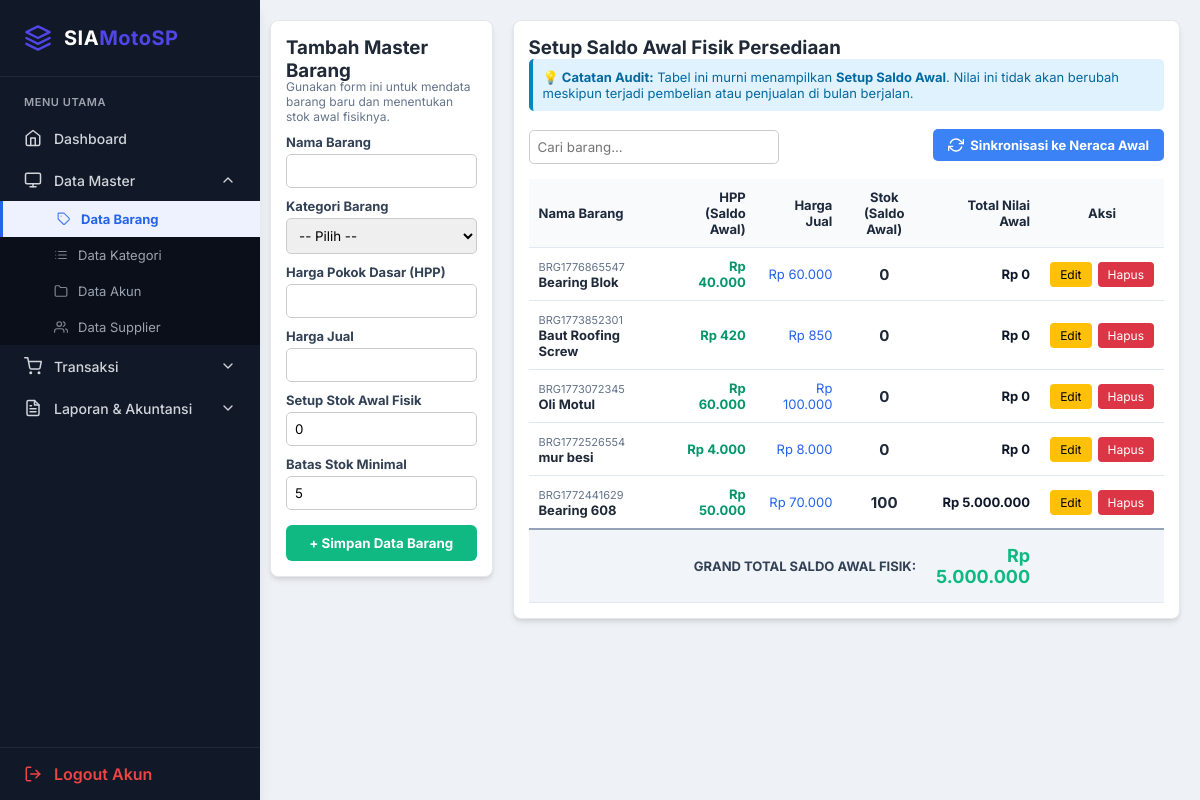
The page /data_barang.php (signed in) on the database its author committed.
### tables this page shows
CREATE TABLE `tb_barang` (
  `id` int NOT NULL,
  `kode_barang` varchar(20) DEFAULT NULL,
  `nama_barang` varchar(100) DEFAULT NULL,
  `id_kategori` int DEFAULT NULL,
  `harga_beli` decimal(15,2) DEFAULT NULL,
  `harga_jual` decimal(15,2) DEFAULT NULL,
  `stok` int DEFAULT '0',
  `harga_pokok` double NOT NULL DEFAULT '0',
  `stok_minimal` int DEFAULT '5',
  `stok_awal` int NOT NULL DEFAULT '0',
  `hpp_awal` int NOT NULL DEFAULT '0'
);

### data_barang.php (the view, shortened to what this page needs)
<?php
include "config/db.php";
$qBarang = mysqli_query($conn, "
    SELECT
        b.id,
        b.kode_barang,
        b.nama_barang,
        b.harga_jual,
        b.stok_awal,
        b.hpp_awal,
        k.nama_kategori
    FROM tb_barang b
    LEFT JOIN tb_kategori k ON b.id_kategori = k.id
    ORDER BY b.id DESC
");
$grand_total_saldo = 0;
?>
<!DOCTYPE html>
<html>
<head>
<link rel="stylesheet" href="inc/style.css">
</head>
<body>
<?php include "sidebar.php"; ?>
<div class="content">
<div class="row">
    <div class="col-3">
        <div class="card">
            <h3>Tambah Master Barang</h3>
            <p style="font-size: 12px; color: #64748b; margin-top:-3px;">Gunakan form ini untuk mendata barang baru dan menentukan stok awal fisiknya.</p>
            <form method="POST" action="barang_simpan.php">
                <label>Nama Barang</label>
                <input type="text" name="nama_barang" required>
                <label>Kategori Barang</label>
                <select name="id_kategori" required>
                    <option value="">-- Pilih --</option>
                </select>
                <label>Harga Pokok Dasar (HPP)</label>
                <input type="number" name="harga_beli" required title="Harga modal dasar per satuan">
                <label>Harga Jual</label>
                <input type="number" name="harga_jual" required>
                <label>Setup Stok Awal Fisik</label>
                <input type="number" name="stok" value="0">
                <label>Batas Stok Minimal</label>
                <input type="number" name="stok_minimal" value="5" required>
                <button type="submit">+ Simpan Data Barang</button>
            </form>
        </div>
    </div>
    <div class="col-9">
        <div class="card">
            <h3>Setup Saldo Awal Fisik Persediaan</h3>
            <div class="info-alert">
                <strong>💡 Catatan Audit:</strong> Tabel ini murni menampilkan <strong>Setup Saldo Awal</strong>. Nilai ini tidak akan berubah meskipun terjadi pembelian atau penjualan di bulan berjalan.
            </div>
            <div class="table-header-actions">
                <div class="search-box">
                    <input type="text" id="searchInput" placeholder="Cari barang...">
                </div>
                <a href="sinkron_persediaan_proses.php" class="btn-sync" onclick="return confirm('Proses ini akan menimpa Saldo Awal akun Persediaan di Neraca dengan nilai Grand Total yang ada di tabel ini. Lanjutkan?')">
                    Sinkronisasi ke Neraca Awal
                </a>
            </div>
            <table id="tabelBarang">
                <thead>
                    <tr>
                        <th style="width: 25%;">Nama Barang</th>
                        <th class="text-right" style="width: 15%;">HPP (Saldo Awal)</th>
                        <th class="text-right" style="width: 15%;">Harga Jual</th>
                        <th class="text-center" style="width: 15%;">Stok (Saldo Awal)</th>
                        <th class="text-right" style="width: 15%;">Total Nilai Awal</th>
                        <th style="width: 15%; text-align: center;">Aksi</th>
                    </tr>
                </thead>
                <tbody>
                <?php
                if(mysqli_num_rows($qBarang) > 0) {
                    while($row = mysqli_fetch_assoc($qBarang)) {
                        $total_nilai = $row['stok_awal'] * $row['hpp_awal'];
                        $grand_total_saldo += $total_nilai;
                ?>
                    <tr>
                        <td>
                            <span style="color:#64748b; font-size:11px;"><?= $row['kode_barang'] ?></span><br>
                            <strong><?= htmlspecialchars($row['nama_barang']) ?></strong>
                        </td>
                        <td class="text-right" style="color: #059669; font-weight: bold;">Rp <?= number_format($row['hpp_awal'],0,',','.') ?></td>
                        <td class="text-right" style="color: #2563eb;">Rp <?= number_format($row['harga_jual'],0,',','.') ?></td>
                        <td class="text-center" style="font-size: 15px; font-weight: bold;"><?= $row['stok_awal'] ?></td>
                        <td class="text-right" style="font-weight: bold; color: #0f172a;">Rp <?= number_format($total_nilai,0,',','.') ?></td>
                        <td>
                            <div class="aksi-btn" style="justify-content: center;">
                                <a href="barang_edit.php?id=<?= $row['id'] ?>" class="btn-sm btn-edit">Edit</a>
                                <a href="barang_hapus.php?id=<?= $row['id'] ?>" class="btn-sm btn-delete" onclick="return confirm('Hapus barang ini?')">Hapus</a>
                            </div>
                        </td>
                    </tr>
                <?php
                    }
                } else {
                    echo "<tr><td colspan='6' class='text-center' style='padding:20px; color:#94a3b8;'>Belum ada data barang.</td></tr>";
                }
                ?>
                </tbody>
                <tfoot>
                    <tr class="grand-total-row">
                        <td colspan="4" class="text-right" style="color: #334155;">GRAND TOTAL SALDO AWAL FISIK:</td>
                        <td class="text-right" style="color: #10b981; font-size: 18px;">Rp <?= number_format($grand_total_saldo,0,',','.') ?></td>
                        <td></td>
                    </tr>
                </tfoot>
            </table>
        </div>
    </div>
</div>
</div>
</body>
</html>

### inc/style.css (style rules this page uses)
:root { --primary: #4F46E5; --primary-hover: #4338CA; --success: #10B981; --danger: #EF4444; --bg-light: #F3F4F6; --sidebar-bg: #111827; --sidebar-text: #D1D5DB; --sidebar-hover: #1F2937; --card-bg: #FFFFFF; --text-main: #1F2937; --text-muted: #6B7280; --border: #E5E7EB; --shadow-sm: 0 1px 2px 0 rgba(0, 0, 0, 0.05); --shadow-md: 0 4px 6px -1px rgba(0, 0, 0, 0.1), 0 2px 4px -1px rgba(0, 0, 0, 0.06); --shadow-lg: 0 10px 15px -3px rgba(0, 0, 0, 0.1), 0 4px 6px -2px rgba(0, 0, 0, 0.05); }
* { margin: 0; padding: 0; box-sizing: border-box; font-family: 'Inter', sans-serif; }
body { background-color: var(--bg-light); color: var(--text-main); display: flex; min-height: 100vh; }
.content { padding: 32px; flex: 1; }
.card { background: var(--card-bg); border-radius: 12px; padding: 24px; box-shadow: var(--shadow-md); border: 1px solid var(--border); transition: transform 0.2s ease, box-shadow 0.2s ease; }

### data_barang.php (style rules this page uses)
.content { margin-left:250px; padding:20px; background:#eef1f5; min-height:100vh; }
.row { display:flex; gap:20px; }
.card { background:#fff; border-radius:8px; padding:15px; }
.col-3 { width:25%; }
.col-9 { width:75%; }
label { font-size:13px; margin-top:10px; display:block; font-weight: bold; color: #334155; }
input, select { width:100%; padding:8px; margin-top:4px; border:1px solid #ccc; border-radius:5px; box-sizing: border-box; }
button { margin-top:15px; width:100%; padding:10px; border:none; border-radius:6px; background:#10b981; color:#fff; font-weight:bold; cursor:pointer; }
table { width:100%; border-collapse:collapse; margin-top:10px; background:#fff; }
th, td { padding:10px; border-bottom:1px solid #e2e8f0; font-size:13px; text-align: left; }
th { background:#f8fafc; color: #1e293b; }
.table-header-actions { display: flex; justify-content: space-between; align-items: center; margin-bottom: 15px; }
.search-box input { width:250px; padding:8px; border:1px solid #ccc; border-radius:5px; outline:none; }
.btn-sync { background:#3b82f6; color:#fff; padding:8px 15px; border-radius:5px; text-decoration:none; font-weight:bold; font-size: 13px; display:inline-flex; align-items:center; gap:6px; }
.aksi-btn { display:flex; gap:6px; }
.btn-sm { padding:5px 10px; font-size:12px; border-radius:4px; text-decoration:none; color:#fff; }
.btn-edit { background:#ffc107; color:#000; }
.btn-delete { background:#dc3545; color:#fff; }
.text-right { text-align: right; }
.text-center { text-align: center; }
.grand-total-row { background: #f1f5f9; font-weight: bold; font-size: 15px; }
.grand-total-row td { border-top: 2px solid #94a3b8; padding: 15px 10px; }
.info-alert { background: #e0f2fe; color: #0369a1; padding: 10px; border-radius: 5px; font-size: 13px; margin-bottom: 15px; border-left: 4px solid #0284c7; }

### rows shown on the page
tb_barang: kode_barang "BRG1776865547", nama_barang "Bearing Blok", hpp_awal "40.000", harga_jual "60.000", stok_awal "0"
tb_barang: kode_barang "BRG1773852301", nama_barang "Baut Roofing Screw", hpp_awal "420", harga_jual "850", stok_awal "0"
tb_barang: kode_barang "BRG1773072345", nama_barang "Oli Motul", hpp_awal "60.000", harga_jual "100.000", stok_awal "0"
tb_barang: kode_barang "BRG1772526554", nama_barang "mur besi", hpp_awal "4.000", harga_jual "8.000", stok_awal "0"
tb_barang: kode_barang "BRG1772441629", nama_barang "Bearing 608", hpp_awal "50.000", harga_jual "70.000", stok_awal "100", total_nilai "5.000.000"

### other values the page prints
$grand_total_saldo "5.000.000"
